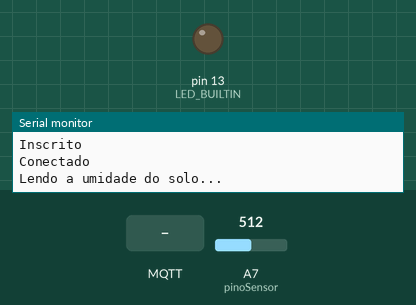
A sketch run on a simulated Arduino Nano, built for the host (arithmetic inside an expression is 32-bit, double 64-bit). Shown: output pins drawn as LEDs (lit = HIGH), the last lines printed to the serial monitor. The test bench sets the inputs (shaded band); at power-on: A7 (pinoSensor) = 512. No MQTT or app messages arrive unless stated.

Above: at 6.2 s.
6.3 s: MQTT message "1" arrives on the first subscribed topic
At 8.2 s:
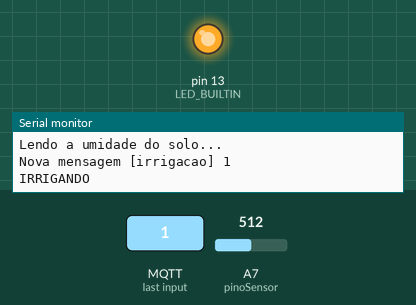
Timing chart, 0 to 17.5 s (numbered marks = the images above; inputs shaded):
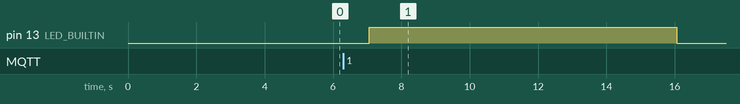

The sketch:

index.ino
```cpp
#include <Ethernet.h>
#include <PubSubClient.h>

byte mac[] = {  0x90, 0xA2, 0xDA, 0x0D, 0xF6, 0xFF };
byte ip[] = {  192, 168, 15, 189 };
boolean demonstracao = true;

EthernetClient ethClient;
PubSubClient mqttClient(ethClient);

const int pinoSensor = A7; //PINO UTILIZADO PELO SENSOR
int valorLido; //VARIÁVEL QUE ARMAZENA O PERCENTUAL DE UMIDADE DO SOLO
int erroMqtt;
String msg;
char msgTemp[50];
int comando;

int analogSoloSeco = 400; //VALOR MEDIDO COM O SOLO SECO (VOCÊ PODE FAZER TESTES E AJUSTAR ESTE VALOR)
int analogSoloMolhado = 150; //VALOR MEDIDO COM O SOLO MOLHADO (VOCÊ PODE FAZER TESTES E AJUSTAR ESTE VALOR)
int percSoloSeco = 0; //MENOR PERCENTUAL DO SOLO SECO (0% - NÃO ALTERAR)
int percSoloMolhado = 100; //MAIOR PERCENTUAL DO SOLO MOLHADO (100% - NÃO ALTERAR)

void callback(char* topic, byte* payload, unsigned int length) {
  Serial.print("Nova mensagem [");
  Serial.print(topic);
  Serial.print("] ");
  comando = atoi((char *)payload);
  Serial.println(comando);
  if(comando == 1){
    Serial.println("IRRIGANDO");
    digitalWrite(LED_BUILTIN, HIGH);
    if(demonstracao == true){
      for(int x = 0; x <= 5; x++){
        if(x == 1) mqttClient.publish("humidade", "10");
        if(x == 2) mqttClient.publish("humidade", "15");
        if(x == 3) mqttClient.publish("humidade", "20");
        if(x == 4) mqttClient.publish("humidade", "25");
        if(x == 5) mqttClient.publish("humidade", "30");
        delay(1000);
      }
    }
    delay(3000);
    digitalWrite(LED_BUILTIN, LOW);
    Serial.println("PARANDO IRRIGACAO");
    mqttClient.publish("irrigacao", "0");
  }else if(comando == 0){
    Serial.println("PARANDO IRRIGACAO");
  }
}

void setup(){
 pinMode(LED_BUILTIN, OUTPUT);
 mqttClient.setServer("192.168.15.181", 1883);
 mqttClient.setCallback(callback);
 Ethernet.begin(mac, ip);
 Serial.begin(9600); //INICIALIZA A SERIAL
 Serial.println(Ethernet.localIP());
 if(mqttClient.connect("arduino")){
  if(mqttClient.subscribe("irrigacao")){
    Serial.println("Inscrito");
  }
  Serial.println("Conectado");
 }
 delay(5000); //INTERVALO DE 5 SEGUNDOS
 Serial.println("Lendo a umidade do solo..."); //IMPRIME O TEXTO NO MONITOR SERIAL
}

void loop(){
 valorLido = constrain(analogRead(pinoSensor),analogSoloMolhado,analogSoloSeco); //MANTÉM valorLido DENTRO DO INTERVALO (ENTRE analogSoloMolhado E analogSoloSeco)
 valorLido = map(valorLido,analogSoloMolhado,analogSoloSeco,percSoloMolhado,percSoloSeco); //EXECUTA A FUNÇÃO "map" DE ACORDO COM OS PARÂMETROS PASSADOS
 //Serial.print("Umidade do solo: "); //IMPRIME O TEXTO NO MONITOR SERIAL
 //Serial.print(valorLido); //IMPRIME NO MONITOR SERIAL O PERCENTUAL DE UMIDADE DO SOLO
 //Serial.println("%"); //IMPRIME O CARACTERE NO MONITOR SERIAL
 msg = String(valorLido);
 msg.toCharArray(msgTemp, msg.length() + 1);
 if(mqttClient.publish("humidade", msgTemp)){
  //Serial.println("Mensagem enviada ao Broker");
 }else{
  erroMqtt = mqttClient.state();
  Serial.print("ERRO: ");
  Serial.println(erroMqtt);
 }

 mqttClient.loop();
 delay(1000);  //INTERVALO DE 1 SEGUNDO
}
```

Measured:
- after the input at 6.3 s, pin 13 (LED_BUILTIN): LOW → HIGH after 0.75 s, → LOW 9.0 s later
